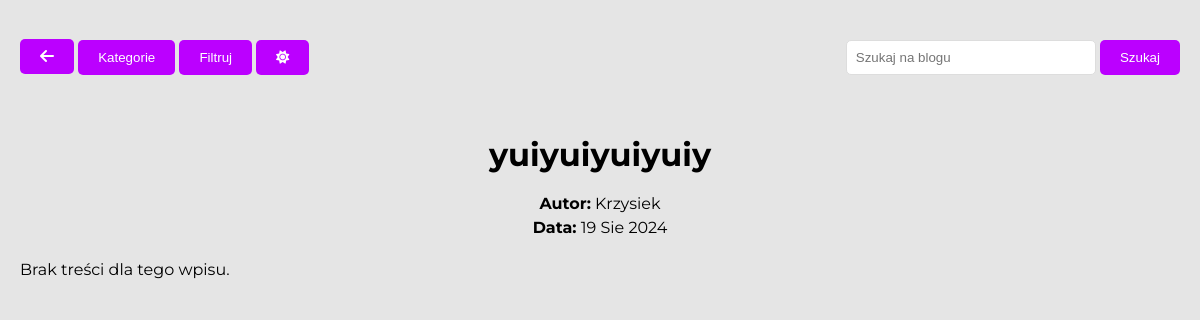
/yuiyuiyuiyuiy/20/, run on the app's committed database.
### blog/models.py (models this page shows, shortened)
class BlogPost(models.Model):
    title = models.CharField(max_length=200)
    slug = models.SlugField(default="", null=False)
    author = models.ForeignKey(User, on_delete=models.CASCADE, related_name='blog_posts')
    image = models.ImageField(upload_to='blog_images/', blank=True, null=True)
    created_at = models.DateTimeField(auto_now_add=True)
    category = models.ForeignKey(BlogCategory, on_delete=models.CASCADE, related_name='blog_posts')
    is_new = models.BooleanField(default=False, verbose_name='Nowość')
    is_trending = models.BooleanField(default=False, verbose_name='Na czasie')
    content = models.TextField()

### blog/views.py (the view)
# urls.py: path('<slug:slug>/<int:id>/', views.blog_post_detail, name='blog_post_detail'),
def blog_post_detail(request, slug, id):
    post = get_object_or_404(BlogPost, slug=slug, id=id)
    content_blocks = post.content_blocks.all()
    context = get_blog_context()
    context.update({
        'post': post,
        'content_blocks': content_blocks,
    })
    return render(request, 'blog/blog_post_detail.html', context)

### blog/views.py (called while the page is built)
def get_blog_context():
    categories = BlogCategory.objects.all()
    years = BlogPost.objects.dates('created_at', 'year').distinct()
    months = BlogPost.objects.dates('created_at', 'month').distinct()
    days = BlogPost.objects.dates('created_at', 'day').distinct()
    return {
        'categories': categories,
        'years': years,
        'months': months,
        'days': days,
    }

### blog/templates/blog/blog_post_detail.html (shortened to what this page needs)
{% extends "base-blog.html" %}
{% block content %}
    <div class="container">
        <header class="header">
            <h1>{{ post.title }}</h1>
        </header>
        <section class="post-meta">
            <p><strong>Autor:</strong> {{ post.author.username }}</p>
            <p><strong>Data:</strong> {{ post.created_at|date:"d M Y" }}</p>
        </section>
        <article class="blog-content">
            {% for block in content_blocks %}
                {% if block.block_type == 'text' %}
                    <div class="text-block">
                        <p>{{ block.text }}</p>
                    </div>
                {% elif block.block_type == 'image' %}
                    <div class="image-block">
                        <img src="{{ block.image.url }}" alt="Obrazek: {{ block.text|default:'Bez opisu' }}" />
                    </div>
                {% endif %}
            {% empty %}
                <p>Brak treści dla tego wpisu.</p>
            {% endfor %}
        </article>
    </div>
{% endblock content %}

### blog/static/css/style.css (style rules this page uses)
:root { --post-background-color: #f5f5f5; --background-color: #e5e5e5; --category-hover: #fff; --text-color: #000; --link-color: #bb00ff; --link-hover-color: #0056b3; --border-color: #ddd; --button-background: #bb00ff; --button-hover-background: #d665ff; --pagination-current-background: #d8d8d8; --pagination-current-color: #7f7f7f; }
* { box-sizing: border-box; }
body { background-color: var(--background-color); color: var(--text-color); font-family: 'Montserrat', sans-serif; margin: 0; padding: 0; }
.container { width: 100%; max-width: 1400px; margin: 0 auto; padding: 20px; }
.header { text-align: center; margin-bottom: 20px; }
.header h1 { font-size: 2em; margin: 0; }
.post-meta { text-align: center; margin-bottom: 20px; }
.post-meta p { margin: 5px 0; font-size: 1em; }
.blog-content { line-height: 1.6; }

### data on the page
BlogPost: title "yuiyuiyuiyuiy", author.username "Krzysiek", created_at "19 Sie 2024"
